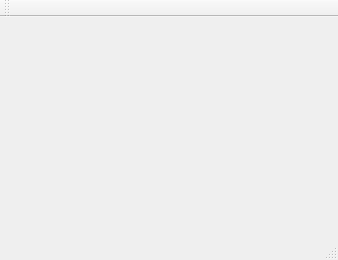
<?xml version="1.0" encoding="UTF-8"?>
<ui version="4.0">
 <class>MainWindow</class>
 <widget class="QMainWindow" name="MainWindow">
  <property name="geometry">
   <rect>
    <x>0</x>
    <y>0</y>
    <width>338</width>
    <height>260</height>
   </rect>
  </property>
  <property name="windowTitle">
   <string>MainWindow</string>
  </property>
  <widget class="QWidget" name="centralWidget"/>
  <widget class="QMenuBar" name="menuBar">
   <property name="geometry">
    <rect>
     <x>0</x>
     <y>0</y>
     <width>338</width>
     <height>17</height>
    </rect>
   </property>
  </widget>
  <widget class="QToolBar" name="mainToolBar">
   <attribute name="toolBarArea">
    <enum>TopToolBarArea</enum>
   </attribute>
   <attribute name="toolBarBreak">
    <bool>false</bool>
   </attribute>
  </widget>
  <widget class="QStatusBar" name="statusBar"/>
 </widget>
 <layoutdefault spacing="6" margin="11"/>
 <resources/>
 <connections/>
</ui>
